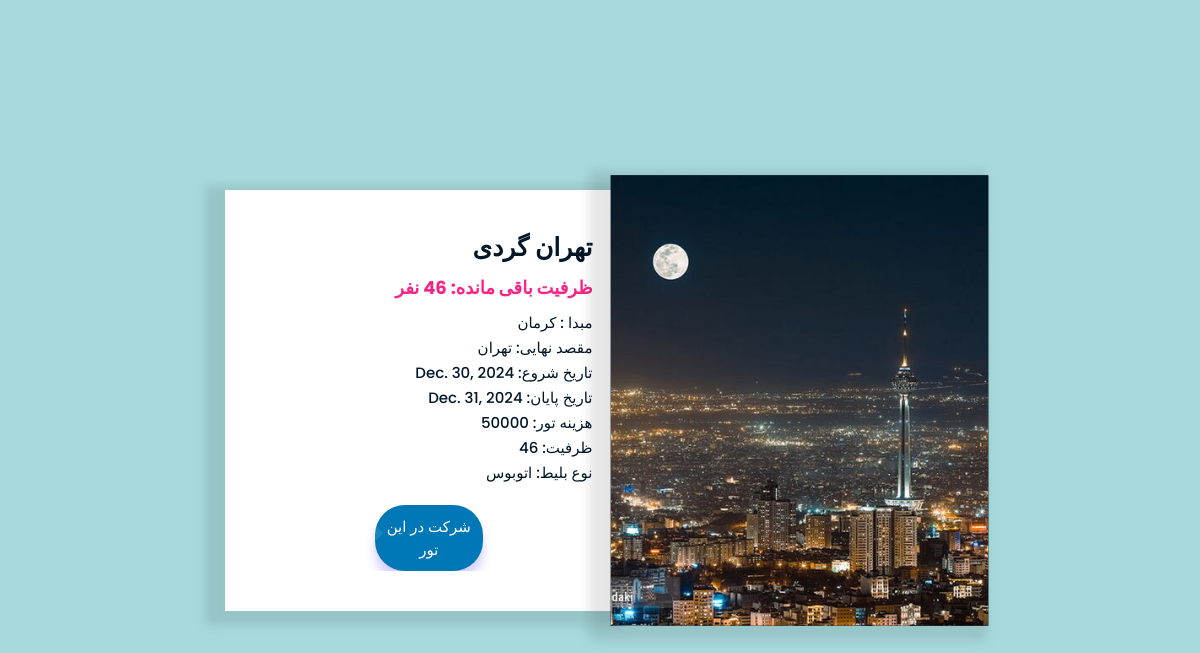
The app's page /tour/tour/21/, older data.
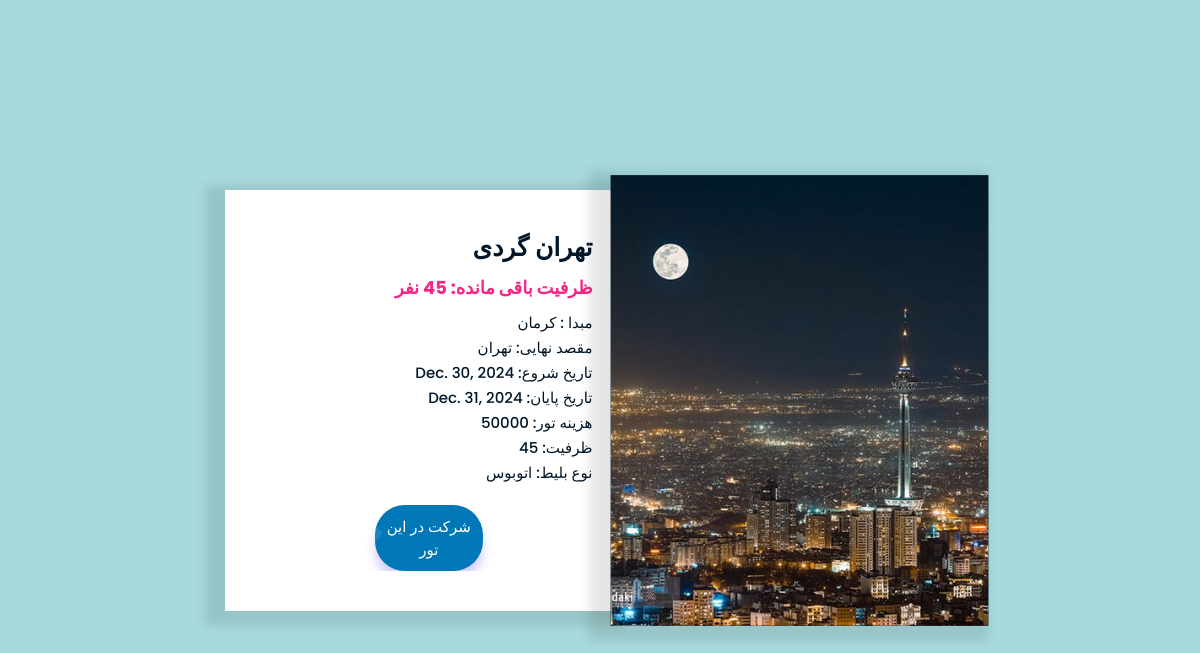
The same page, newer data.
### tour/models.py (models this page shows, shortened)
class tour(models.Model):
    title = models.CharField('Title', max_length=50, null=True, blank=True)
    idtour = models.IntegerField(null=True, blank=True)
    firstdistination = models.CharField(max_length=50, null=True, blank=True)
    lastDestination = models.CharField(max_length=50, null=True, blank=True)
    startdate = models.DateField(null=True, blank=True)
    finishdate = models.DateField(null=True, blank=True)
    capacity = models.IntegerField(default=20000, null=True, blank=True,
                                   validators=[MinValueValidator(0)])  # جلوگیری از اعداد منفی
    clas = models.ForeignKey(User, on_delete=models.CASCADE, null=True,
                             related_name='tour_clas')  # اضافه کردن related_name
    image = models.ImageField(upload_to='tourr/', null=True, blank=True)
    price = models.PositiveIntegerField('قیمت', default=1000)  # برای محاسبه هزینه
    TICKET_TYPES = [
        ('bus', 'اتوبوس'),
        ('train', 'قطار'),
    ]
    ticket_type = models.CharField(max_length=10, choices=TICKET_TYPES, default='bus')

### tour/views.py (the view)
# urls.py: path('tour/<int:tour_id>/', views.tour_detail, name='tour_detail'),
def tour_detail(request, tour_id):
    try:
        tour_to_buy = tour.objects.get(id=tour_id)
    except tour.DoesNotExist:
        messages.error(request, "تور مورد نظر یافت نشد.")
        return render(request,"tour/not_finding_tour.html")
    return render(request, 'tour/tour_detail.html', {'tour': tour_to_buy})

### tour/templates/tour/tour_detail.html (shortened to what this page needs)
<!DOCTYPE html>
<html lang="en">
<head>
    <link rel="stylesheet" href="./css/style.css">
</head>
<body>
    <section class="main-wrap">
        <div class="product">
            <div class="image-gallery">
                <img src="{{ tour.image.url }}" id="productImg" alt="{{ tour.title }}">
            </div>
            <div class="product-details">
                <div class="details">
                    <h2>{{ tour.title }}</h2>
                    <h4>  ظرفیت باقی مانده: {{ tour.capacity }} نفر </h4>
                    <p>مبدا : {{ tour.firstdistination }}</p>
                    <p>مقصد نهایی: {{ tour.lastDestination }}</p>
                    <p>تاریخ شروع: {{ tour.startdate}}</p>
                    <p>تاریخ پایان: {{ tour.finishdate }}</p>
                    <p>هزینه تور: {{ tour.idtour }}</p>
                    <p>ظرفیت: {{ tour.capacity }}</p>
                    <p>نوع بلیط: {{ tour.get_ticket_type_display }}</p>
                </div>
                <div class="sub-btn">
                    <form action="{% url 'tour:buy_tour' tour.id %}" method="post">
    <button class="submit" type="submit">شرکت در این تور</button>
</form>
                </div>
            </div>
        </div>
    </section>
</body>
</html>

Row changes from the older to the newer data that the page shows:
changed tour "تهران گردی": capacity "46" → "45"
